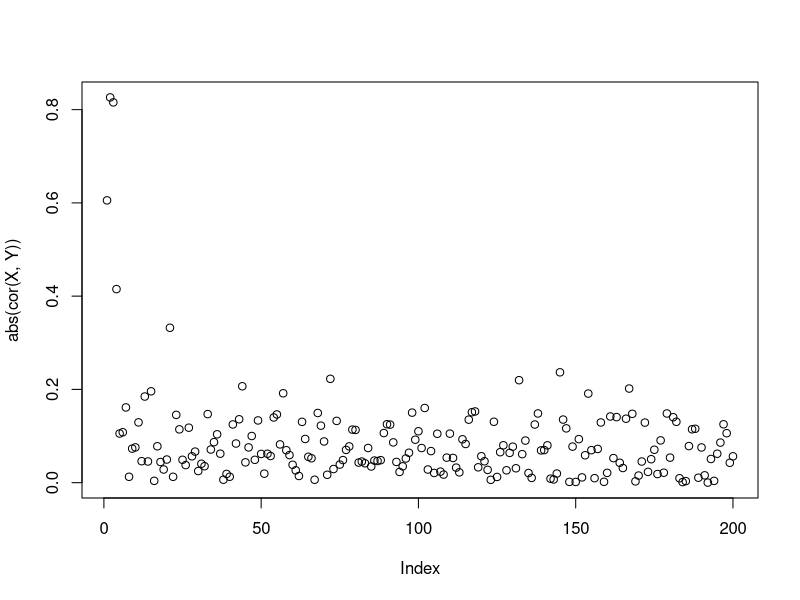

Recreate this plot in R. (Note: this script raises an error after producing the figure.)
library(MASS)
n = 100
p = 200
K = 3
mu = rep(0, p)
Sigma = diag(p)

F_all = mvrnorm(n, mu, Sigma)
F1 = F_all[,1:K]
F2 = F_all[,(K+1):p] 
# L1 = rbind(rep(1,p), rep(0.8,p), rep(0.6,p)) # K by p
L1 = rbind(c(1, 1,rep(0, p-2)), c(0, 1, 1, rep(0, p-3)), c(0, 0, 1,1, rep(0, p-4))) # K by p
L2 = (diag(p)*sqrt(2))[(K+1):p,]
#  matrix(rep(rep(0.2,p), p-K), nrow = p-K) # (p-K) by p

F_ = F1
U =  F2%*%L2
X = F_%*%L1 + U
beta_f = rep(2, p)
beta_u = rep(0.005, p)
gamma = L1%*%beta_f
L1%*%beta_f
L2%*%beta_u
Y = F_%*%gamma + U%*%beta_u
plot(abs(cor(X, Y)))

X.mean = apply(X, 2, mean)
X = sweep(X, 2, X.mean)

Fhat = X2F(X)$F_
values = X2F(X)$eigen_vals
plot(abs(cor(Fhat[,-1], Y)))
